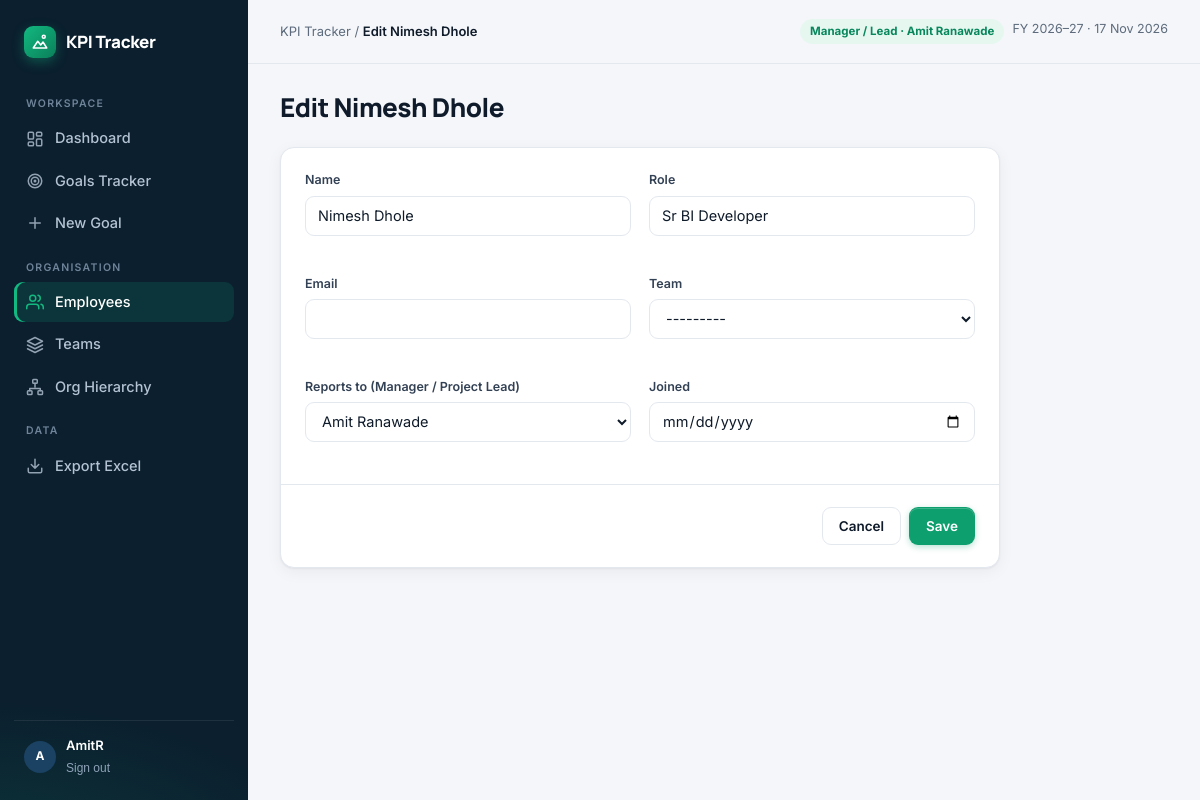
The page /people/1/edit/ (signed in) on the database its author committed.
### goals/models.py (models this page shows, shortened)
class TeamMember(models.Model):
    name = models.CharField(max_length=120, unique=True)
    role = models.CharField(max_length=120, blank=True)
    email = models.EmailField(blank=True)
    team = models.ForeignKey(Team, null=True, blank=True, on_delete=models.SET_NULL, related_name="members")
    joined = models.DateField(null=True, blank=True)
    manager = models.ForeignKey("self", null=True, blank=True, on_delete=models.SET_NULL, related_name="reports",
                                verbose_name="Reports to (Manager / Project Lead)")
    user = models.OneToOneField(settings.AUTH_USER_MODEL, null=True, blank=True, on_delete=models.SET_NULL,
                                related_name="member", verbose_name="Login account")
    def subtree_ids(self):
        ids, frontier = {self.pk}, [self.pk]
        while frontier:
            frontier = [i for i in TeamMember.objects.filter(manager_id__in=frontier).values_list("pk", flat=True) if i not in ids]
            ids.update(frontier)
        return ids
    @property
    def is_manager(self):
        return self.reports.exists() or self.led_goals.exists()
    def get_absolute_url(self):
        return reverse("member_detail", args=[self.pk])
    class Meta:
        ordering = ["name"]
    def __str__(self):
        return self.name

### goals/views_team.py (the view)
# urls.py: path("people/<int:pk>/edit/", vt.member_edit, name="member_edit"),
@login_required
def member_edit(request, pk):
    m = get_object_or_404(visible_members(request.user), pk=pk)
    form = MemberForm(request.POST or None, instance=m, user=request.user)
    if not request.user.is_superuser and m == getattr(request.user, "member", None):
        form.fields.pop("manager")  # cannot re-parent yourself
    if request.method == "POST" and form.is_valid():
        form.save()
        messages.success(request, f"{m.name} updated.")
        return redirect(m)
    return render(request, "goals/simple_form.html", {"form": form, "title": f"Edit {m.name}", "back": m.get_absolute_url()})

### goals/access.py (called while the page is built)
def member_of(user):
    return getattr(user, "member", None) if user.is_authenticated else None

def scope_ids(user):
    if user.is_superuser:
        return None
    m = member_of(user)
    return m.subtree_ids() if m else set()

def role_of(user):
    if user.is_superuser:
        return "Super User"
    m = member_of(user)
    if m and m.is_manager:
        return "Manager / Lead"
    return "Employee" if m else "No access"

def visible_members(user, qs=None):
    qs = TeamMember.objects.all() if qs is None else qs
    ids = scope_ids(user)
    return qs if ids is None else qs.filter(pk__in=ids)

def access(request):
    u = request.user
    return {"user_role": role_of(u) if u.is_authenticated else "", "me": member_of(u)}

### goals/templates/goals/simple_form.html (shortened to what this page needs)
{% extends "base.html" %}
{% block title %}{{ title }}{% endblock %}{% block crumb %}{{ title }}{% endblock %}
{% block content %}
<div class="page-head"><div><h1>{{ title }}</h1></div></div>
<form method="post" class="card" style="max-width:720px">{% csrf_token %}
  <div class="form-sec"><div class="grid g2">{% for f in form %}<div class="field" ><label>{{ f.label }}</label>{{ f }}</div>{% endfor %}</div></div>
  <div class="form-sec actions" style="justify-content:flex-end"><a class="btn btn-ghost" href="{{ back }}">Cancel</a><button class="btn btn-primary">Save</button></div>
</form>
{% endblock %}

### templates/base.html (shortened to what this page needs)
{% load static %}<!doctype html>
<html lang="en">
<head>
<link rel="stylesheet" href="{% static 'goals/app.css' %}">
</head>
<body class="{% block bodyclass %}{% endblock %}">
{% block body %}
{% with u=request.resolver_match.url_name %}
<div class="shell">
  <aside class="side">
    <a href="{% url 'landing' %}" class="logo"><span class="logo-mark">{% include "icons.html" with i="logo" %}</span>KPI Tracker</a>
    <div class="nav-label">Workspace</div>
    <nav class="nav">
      <a href="{% url 'dashboard' %}" class="{% if u == 'dashboard' %}on{% endif %}">{% include "icons.html" with i="dash" %}Dashboard</a>
      <a href="{% url 'goal_list' %}" class="{% if u == 'goal_list' or u == 'goal_detail' or u == 'goal_edit' %}on{% endif %}">{% include "icons.html" with i="target" %}Goals Tracker</a>
      <a href="{% url 'goal_create' %}" class="{% if u == 'goal_create' %}on{% endif %}">{% include "icons.html" with i="plus" %}New Goal</a>
    </nav>
    <div class="nav-label">Organisation</div>
    <nav class="nav">
      <a href="{% url 'people' %}" class="{% if u == 'people' or u == 'member_detail' or u == 'member_edit' %}on{% endif %}">{% include "icons.html" with i="team" %}Employees</a>
      <a href="{% url 'teams' %}" class="{% if u == 'teams' or u == 'team_detail' or u == 'team_edit' %}on{% endif %}">{% include "icons.html" with i="layers" %}Teams</a>
      <a href="{% url 'org' %}" class="{% if u == 'org' %}on{% endif %}">{% include "icons.html" with i="tree" %}Org Hierarchy</a>
    </nav>
    <div class="nav-label">Data</div>
    <nav class="nav">
      <a href="{% url 'export' %}" data-noload>{% include "icons.html" with i="download" %}Export Excel</a>
    </nav>
    <div class="side-foot">
      <span class="avatar">{{ user.username|first|upper }}</span>
      <div style="flex:1;min-width:0"><div style="color:#fff;font-weight:600;font-size:13px">{{ user.get_full_name|default:user.username }}</div>
        <form method="post" action="{% url 'logout' %}">{% csrf_token %}<button>Sign out</button></form></div>
    </div>
  </aside>
  <main class="main">
    <div class="topbar"><div class="crumb">KPI Tracker / <b>{% block crumb %}{% endblock %}</b></div>
      <div class="actions"><span class="role-badge {% if user.is_superuser %}su{% elif user_role == 'Employee' %}emp{% endif %}">{{ user_role }}{% if me and not user.is_superuser %} · {{ me.name }}{% endif %}</span><span class="small muted">FY 2026–27 · {% now "d M Y" %}</span></div></div>
    <div class="content">
      {% block content %}{% endblock %}
    </div>
  </main>
</div>
{% endwith %}
{% endblock %}
</body>
</html>

### goals/static/goals/app.css (style rules this page uses)
:root { --ink:#0b1f2e;--ink-2:#12304a;--ink-3:#1b4263; --bg:#f4f6f9;--surface:#fff;--line:#e3e8ef;--line-2:#eef2f6; --text:#0f1b2a;--muted:#5d6b7c;--faint:#8a97a8; --brand:#0e9f6e;--brand-2:#12b981;--brand-soft:#e6f7f0; --blue:#2563eb;--blue-soft:#e8efff; --amber:#d97706;--amber-soft:#fdf3e2; --red:#dc2626;--red-soft:#fdecec; --grey-soft:#eef1f5; --r:14px;--r-sm:9px; --sh:0 1px 2px rgba(15,27,42,.05),0 4px 16px rgba(15,27,42,.05); --sh-lg:0 20px 50px -12px rgba(11,31,46,.28); --f:"Inter",system-ui,-apple-system,"Segoe UI",sans-serif; --fd:"Manrope","Inter",system-ui,sans-serif; }
* { box-sizing:border-box }
html,body { margin:0 }
body { font-family:var(--f);color:var(--text);background:var(--bg);font-size:14.5px;line-height:1.55;-webkit-font-smoothing:antialiased }
a { color:inherit;text-decoration:none }
h1,h2,h3,h4 { font-family:var(--fd);letter-spacing:-.02em;margin:0;line-height:1.2 }
.muted { color:var(--muted) }
.small { font-size:12.5px }
.btn { display:inline-flex;align-items:center;gap:8px;height:38px;padding:0 16px;border-radius:var(--r-sm);font-weight:600;font-size:13.5px;border:1px solid transparent;cursor:pointer;transition:.15s;white-space:nowrap;font-family:var(--f) }
.btn-primary { background:var(--brand);color:#fff;box-shadow:0 1px 0 rgba(255,255,255,.2) inset,0 2px 6px rgba(14,159,110,.3) }
.btn-ghost { background:var(--surface);border-color:var(--line);color:var(--text) }
.shell { display:grid;grid-template-columns:248px 1fr;min-height:100vh;background:linear-gradient(90deg,var(--ink) 248px,var(--bg) 248px) }
.side { background:var(--ink);color:#c8d4e1;padding:22px 14px;position:sticky;top:0;height:100vh;display:flex;flex-direction:column; background-image:radial-gradient(600px 300px at -10% 110%,rgba(18,185,129,.16),transparent 60%) }
.logo { display:flex;align-items:center;gap:10px;padding:4px 10px 24px;color:#fff;font-family:var(--fd);font-weight:800;font-size:17px;letter-spacing:-.02em }
.logo-mark { width:32px;height:32px;border-radius:9px;background:linear-gradient(135deg,var(--brand-2),#0b7f59);display:grid;place-items:center;box-shadow:0 4px 12px rgba(18,185,129,.35) }
.nav-label { font-size:10.5px;text-transform:uppercase;letter-spacing:.12em;color:#6f8399;padding:14px 12px 6px;font-weight:600 }
.nav a { display:flex;align-items:center;gap:11px;padding:9px 12px;border-radius:9px;font-weight:500;color:#b4c3d3;margin-bottom:2px;transition:.15s }
.nav a.on { background:rgba(18,185,129,.14);color:#fff;box-shadow:inset 3px 0 0 var(--brand-2) }
.side-foot { margin-top:auto;padding:14px 10px 0;border-top:1px solid rgba(255,255,255,.08);display:flex;align-items:center;gap:10px }
.side-foot .avatar { background:var(--ink-3);color:#fff }
.side-foot form button { background:none;border:0;color:#8ea2b8;cursor:pointer;font-size:12px;padding:0 }
.main { min-width:0 }
.topbar { height:64px;display:flex;align-items:center;justify-content:space-between;padding:0 32px;background:rgba(244,246,249,.85);backdrop-filter:blur(8px);position:sticky;top:0;z-index:5;border-bottom:1px solid var(--line) }
.crumb { color:var(--muted);font-size:13px }
.crumb b { color:var(--text);font-weight:600 }
.content { padding:28px 32px 48px;max-width:1400px }
.page-head { display:flex;align-items:flex-end;justify-content:space-between;gap:16px;margin-bottom:24px;flex-wrap:wrap }
.page-head h1 { font-size:26px;font-weight:800 }
.actions { display:flex;gap:8px;flex-wrap:wrap }
.card { background:var(--surface);border:1px solid var(--line);border-radius:var(--r);box-shadow:var(--sh) }
.grid { display:grid;gap:18px }
.g2 { grid-template-columns:repeat(2,1fr) }
.avatar { width:32px;height:32px;border-radius:50%;display:grid;place-items:center;font-size:12px;font-weight:700;background:var(--ink-2);color:#fff;flex:none }
.input,select.input,textarea.input { width:100%;height:40px;padding:0 12px;border:1px solid var(--line);border-radius:var(--r-sm);font:inherit;background:#fff;color:var(--text);transition:.15s }
.field { margin-bottom:16px }
.field label { display:block;font-size:12.5px;font-weight:600;margin-bottom:6px;color:#334155 }
.form-sec { padding:22px 24px;border-bottom:1px solid var(--line) }
.form-sec:last-child { border-bottom:0 }
.content { animation:fadeup .3s ease-out }
.role-badge { font-size:11.5px;font-weight:700;padding:4px 10px;border-radius:99px;background:var(--brand-soft);color:#08875c }

### rows shown on the page
TeamMember: name "Amit Ranawade"
TeamMember: form "Nimesh Dhole" "Sr BI Developer" "---------" "Amit Ranawade"

### other values the page prints
{{ user.username|first|upper }} "A"
{{ user.get_full_name|default:user.username }} "AmitR"
{{ title }} "Edit Nimesh Dhole"
{{ user_role }} "Manager / Lead"
{{ f.label }} "Name" "Role" "Email" "Team" "Reports to (Manager / Project Lead)" "Joined"
